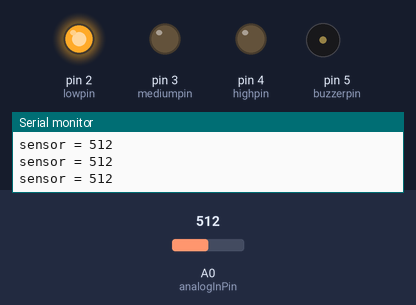
A sketch run on a simulated Arduino Uno, built with avr-gcc and run on an emulated ATmega328P. Parts: output pins drawn as LEDs (lit = HIGH), buzzer (waves = sounding, pin HIGH), the last lines printed to the serial monitor. The test bench sets the inputs (shaded band); at power-on: A0 (analogInPin) = 512.

Above: at 1.2 s.
1.3 s: A0 (analogInPin) set to 536
4.3 s: A0 (analogInPin) set to 563
At 5.0 s:
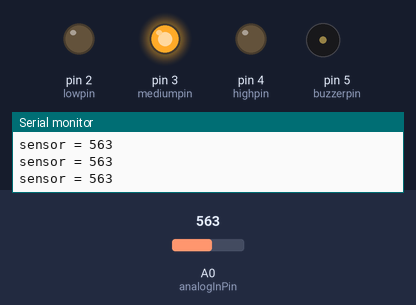
5.8 s: A0 (analogInPin) set to 608
8.8 s: A0 (analogInPin) set to 638
At 9.6 s:
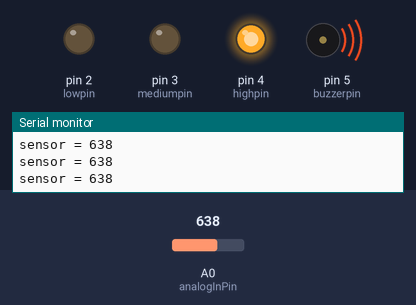
10.3 s: A0 (analogInPin) set to 739
13.3 s: A0 (analogInPin) set to 764
At 14.2 s:
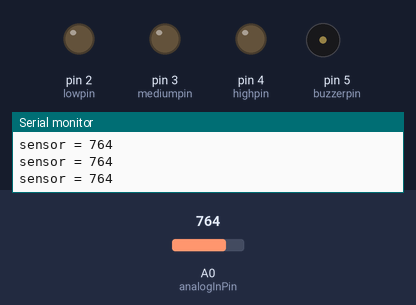
Timing chart, 0 to 15.8 s (numbered marks = the images above; inputs shaded):
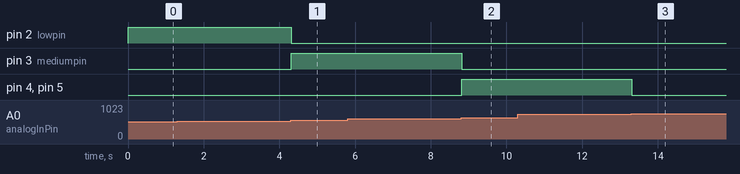

Measured:
- the behaviour switches between 550 and 551 on A0 (analogInPin) (found by bisection; images 0 and 1)
- the behaviour switches between 625 and 626 on A0 (analogInPin) (found by bisection; images 1 and 2)
- the behaviour switches between 750 and 751 on A0 (analogInPin) (found by bisection; images 2 and 3)
- after the input at 4.3 s, pin 2 (lowpin): HIGH → LOW at once; pin 3 (mediumpin): LOW → HIGH at once
- after the input at 8.8 s, pin 3 (mediumpin): HIGH → LOW at once; pin 4 (highpin), pin 5 (buzzerpin): LOW → HIGH at once
- after the input at 13.3 s, pin 4 (highpin), pin 5 (buzzerpin): HIGH → LOW at once

The sketch:

Water_Level_Sensor_with_LED.ino
```cpp
const int analogInPin = A0;
const int thresholdLow = 100;
const int thresholdMedium = 550;
const int thresholdHigh = 625;
const int thresholdMax = 750;

const int lowpin = 2;
const int mediumpin = 3;
const int highpin = 4;
const int buzzerpin = 5;
int sensorValue = 0;

void setup() {
  // Initialize LED pins as outputs
  for (int i = 0; i < 4; i++) {
    pinMode(lowpin, OUTPUT);
    pinMode(mediumpin, OUTPUT);
    pinMode(highpin, OUTPUT);
    pinMode(buzzerpin, OUTPUT);
  }
  Serial.begin(9600);
}

void loop() {
  sensorValue = analogRead(analogInPin);
  Serial.print("sensor = ");
  Serial.println(sensorValue);
  delay(2);

  if (sensorValue >= thresholdLow && sensorValue <= thresholdMedium) {
    digitalWrite(lowpin, HIGH);
    digitalWrite(mediumpin, LOW);
    digitalWrite(highpin, LOW);
    digitalWrite(buzzerpin, LOW);
  } else if (sensorValue > thresholdMedium && sensorValue <= thresholdHigh) {
    digitalWrite(lowpin, LOW);
    digitalWrite(mediumpin, HIGH);
    digitalWrite(highpin, LOW);
    digitalWrite(buzzerpin, LOW);
  } else if (sensorValue > thresholdHigh && sensorValue <= thresholdMax) {
    digitalWrite(lowpin, LOW);
    digitalWrite(mediumpin, LOW);
    digitalWrite(highpin, HIGH);
    digitalWrite(buzzerpin, HIGH);
  } else {
    digitalWrite(lowpin, LOW);
    digitalWrite(mediumpin, LOW);
    digitalWrite(highpin, LOW);
    digitalWrite(buzzerpin, LOW);

  }
}
```
